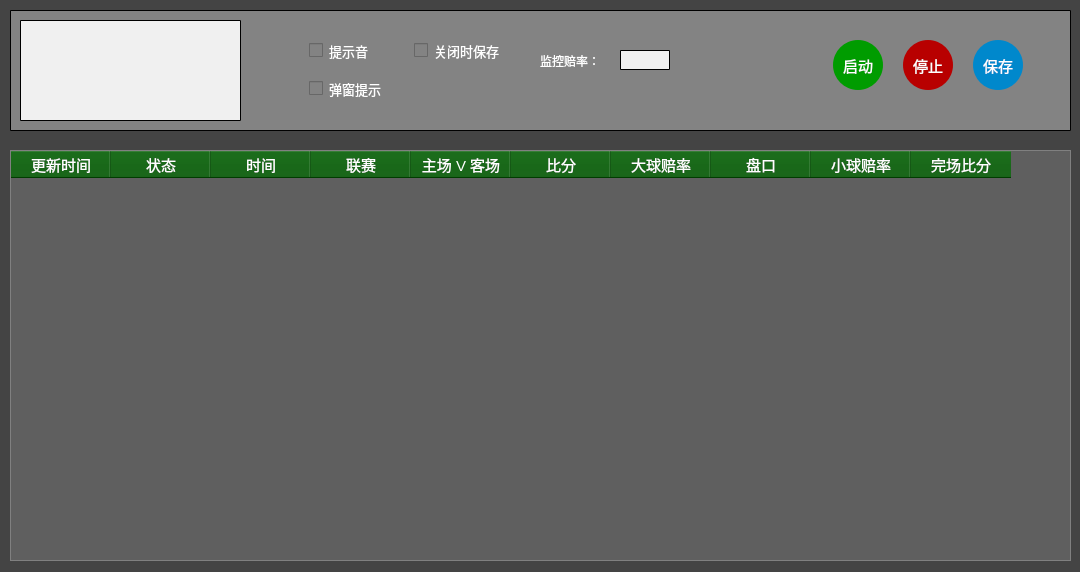
<?xml version="1.0" encoding="UTF-8"?>
<ui version="4.0">
 <class>Form</class>
 <widget class="QWidget" name="Form">
  <property name="geometry">
   <rect>
    <x>0</x>
    <y>0</y>
    <width>1080</width>
    <height>572</height>
   </rect>
  </property>
  <property name="windowTitle">
   <string>ligo</string>
  </property>
  <property name="styleSheet">
   <string notr="true">background-color: rgb(68, 68, 68);</string>
  </property>
  <widget class="QFrame" name="frame_2">
   <property name="geometry">
    <rect>
     <x>10</x>
     <y>10</y>
     <width>1061</width>
     <height>121</height>
    </rect>
   </property>
   <property name="styleSheet">
    <string notr="true">border: 1px solid gray;
border-radius:1px;
border-color: rgb(0, 0, 0);
background-color: rgb(131, 131, 131);</string>
   </property>
   <property name="frameShape">
    <enum>QFrame::StyledPanel</enum>
   </property>
   <property name="frameShadow">
    <enum>QFrame::Raised</enum>
   </property>
   <widget class="QFrame" name="horizontalFrame">
    <property name="geometry">
     <rect>
      <x>800</x>
      <y>20</y>
      <width>239</width>
      <height>71</height>
     </rect>
    </property>
    <property name="styleSheet">
     <string notr="true">border: none;</string>
    </property>
    <layout class="QHBoxLayout" name="horizontalLayout">
     <item>
      <widget class="QPushButton" name="pushButton_3">
       <property name="minimumSize">
        <size>
         <width>50</width>
         <height>50</height>
        </size>
       </property>
       <property name="maximumSize">
        <size>
         <width>50</width>
         <height>50</height>
        </size>
       </property>
       <property name="font">
        <font>
         <family>华文琥珀</family>
         <pointsize>11</pointsize>
         <weight>50</weight>
         <italic>false</italic>
         <bold>false</bold>
        </font>
       </property>
       <property name="styleSheet">
        <string notr="true">QPushButton
{
border: none;
font: 11pt &quot;华文琥珀&quot;;
color: rgb(255, 255, 255);
background-color: rgb(0, 156, 0);
border-radius:25px;
}

QPushButton:hover
{
    background-color:rgb(0, 220, 0);
}

QPushButton:pressed
{
    background-color:rgb(147, 147, 147);
    padding-left:3px;
    padding-top:3px;
}

QPushButton:unchecked {
    background-color:rgb(147, 147, 147);
    color: rgb(255, 255, 0);
}

</string>
       </property>
       <property name="text">
        <string>启动</string>
       </property>
      </widget>
     </item>
     <item>
      <widget class="QPushButton" name="pushButton_2">
       <property name="minimumSize">
        <size>
         <width>50</width>
         <height>50</height>
        </size>
       </property>
       <property name="maximumSize">
        <size>
         <width>50</width>
         <height>50</height>
        </size>
       </property>
       <property name="font">
        <font>
         <family>华文琥珀</family>
         <pointsize>11</pointsize>
         <weight>50</weight>
         <italic>false</italic>
         <bold>false</bold>
        </font>
       </property>
       <property name="styleSheet">
        <string notr="true">QPushButton
{
border: none;
font: 11pt &quot;华文琥珀&quot;;
color: rgb(255, 255, 255);
background-color: rgb(184, 0, 0);
border-radius:25px;

}
QPushButton:hover
{
    background-color:rgb(255, 0, 0);
}
QPushButton:unchecked {
    background-color:rgb(147, 147, 147);
    color: rgb(255, 255, 0);
}</string>
       </property>
       <property name="text">
        <string>停止</string>
       </property>
      </widget>
     </item>
     <item>
      <widget class="QPushButton" name="pushButton">
       <property name="minimumSize">
        <size>
         <width>50</width>
         <height>50</height>
        </size>
       </property>
       <property name="maximumSize">
        <size>
         <width>50</width>
         <height>50</height>
        </size>
       </property>
       <property name="font">
        <font>
         <family>华文琥珀</family>
         <pointsize>11</pointsize>
         <weight>50</weight>
         <italic>false</italic>
         <bold>false</bold>
        </font>
       </property>
       <property name="styleSheet">
        <string notr="true">QPushButton
{
border: none;
font: 11pt &quot;华文琥珀&quot;;
color: rgb(255, 255, 255);
background-color: rgb(0, 136, 204);
border-radius:25px;
}
QPushButton:hover
{
	background-color: rgb(0, 196, 255);
}

QPushButton:pressed
{
    background-color:rgb(147, 147, 147);
    padding-left:3px;
    padding-top:3px;
}
QPushButton:flat {
    border: none; /* no border for a flat push button */
	background-color:rgb(147, 147, 147);
}

QPushButton:default {
    border-color: navy; /* make the default button prominent */
	background-color:rgb(147, 147, 147);
}</string>
       </property>
       <property name="text">
        <string>保存</string>
       </property>
      </widget>
     </item>
    </layout>
   </widget>
   <widget class="QFrame" name="gridFrame">
    <property name="geometry">
     <rect>
      <x>290</x>
      <y>10</y>
      <width>221</width>
      <height>101</height>
     </rect>
    </property>
    <property name="styleSheet">
     <string notr="true">border: none;</string>
    </property>
    <layout class="QGridLayout" name="gridLayout">
     <item row="0" column="1">
      <widget class="QCheckBox" name="checkBox_4">
       <property name="font">
        <font>
         <family>微软雅黑</family>
         <pointsize>10</pointsize>
         <weight>9</weight>
         <italic>false</italic>
         <bold>false</bold>
        </font>
       </property>
       <property name="styleSheet">
        <string notr="true">border: none;
font: 75 10pt &quot;微软雅黑&quot;;
color: rgb(255, 255, 255);</string>
       </property>
       <property name="text">
        <string>关闭时保存</string>
       </property>
      </widget>
     </item>
     <item row="1" column="0">
      <widget class="QCheckBox" name="checkBox">
       <property name="font">
        <font>
         <family>微软雅黑</family>
         <pointsize>10</pointsize>
         <weight>9</weight>
         <italic>false</italic>
         <bold>false</bold>
        </font>
       </property>
       <property name="styleSheet">
        <string notr="true">border: none;
font: 75 10pt &quot;微软雅黑&quot;;
color: rgb(255, 255, 255);</string>
       </property>
       <property name="text">
        <string>弹窗提示</string>
       </property>
      </widget>
     </item>
     <item row="0" column="0">
      <widget class="QCheckBox" name="checkBox_2">
       <property name="font">
        <font>
         <family>微软雅黑</family>
         <pointsize>10</pointsize>
         <weight>9</weight>
         <italic>false</italic>
         <bold>false</bold>
        </font>
       </property>
       <property name="styleSheet">
        <string notr="true">border: none;
font: 75 10pt &quot;微软雅黑&quot;;
color: rgb(255, 255, 255);</string>
       </property>
       <property name="text">
        <string>提示音</string>
       </property>
      </widget>
     </item>
    </layout>
   </widget>
   <widget class="QTextEdit" name="textEdit">
    <property name="geometry">
     <rect>
      <x>10</x>
      <y>10</y>
      <width>221</width>
      <height>101</height>
     </rect>
    </property>
    <property name="styleSheet">
     <string notr="true">background-color: rgb(240, 240, 240);</string>
    </property>
   </widget>
   <widget class="QLineEdit" name="lineEdit">
    <property name="geometry">
     <rect>
      <x>610</x>
      <y>40</y>
      <width>50</width>
      <height>20</height>
     </rect>
    </property>
    <property name="maximumSize">
     <size>
      <width>50</width>
      <height>16777215</height>
     </size>
    </property>
    <property name="styleSheet">
     <string notr="true">background-color:  rgb(240, 240, 240);</string>
    </property>
   </widget>
   <widget class="QLabel" name="label">
    <property name="geometry">
     <rect>
      <x>530</x>
      <y>40</y>
      <width>71</width>
      <height>21</height>
     </rect>
    </property>
    <property name="styleSheet">
     <string notr="true">border: none;

font: 75 10pt &quot;微软雅黑&quot;;
color: rgb(255, 255, 255);</string>
    </property>
    <property name="text">
     <string>监控赔率：</string>
    </property>
   </widget>
  </widget>
  <widget class="QTableWidget" name="tableWidget">
   <property name="geometry">
    <rect>
     <x>10</x>
     <y>150</y>
     <width>1061</width>
     <height>411</height>
    </rect>
   </property>
   <property name="styleSheet">
    <string notr="true">QTableCornerButton::section{background:yellow;}
QTableWidget
{
    background:rgb(95, 95, 95);
    border: 1px solid gray;
    font-size:13px;
    font-family:&quot;Microsoft YaHei&quot;;
	color: rgb(255, 255, 255);
}

QTableWidget::item               
{
    border-bottom:2px solid #343434; 
}

QHeaderView
{
    background:transparent;        
}

QHeaderView::section
{
    font-size:15px;
    font-family:&quot;Microsoft YaHei&quot;;
	bold:75;
    color:#FFFFFF;
    background-color: rgb(0, 85, 0);
}


</string>
   </property>
   <column>
    <property name="text">
     <string>更新时间</string>
    </property>
   </column>
   <column>
    <property name="text">
     <string>状态</string>
    </property>
   </column>
   <column>
    <property name="text">
     <string>时间</string>
    </property>
   </column>
   <column>
    <property name="text">
     <string>联赛</string>
    </property>
   </column>
   <column>
    <property name="text">
     <string>主场 V 客场</string>
    </property>
   </column>
   <column>
    <property name="text">
     <string>比分</string>
    </property>
   </column>
   <column>
    <property name="text">
     <string>大球赔率</string>
    </property>
   </column>
   <column>
    <property name="text">
     <string>盘口</string>
    </property>
   </column>
   <column>
    <property name="text">
     <string>小球赔率</string>
    </property>
   </column>
   <column>
    <property name="text">
     <string>完场比分</string>
    </property>
   </column>
  </widget>
 </widget>
 <resources/>
 <connections/>
</ui>
